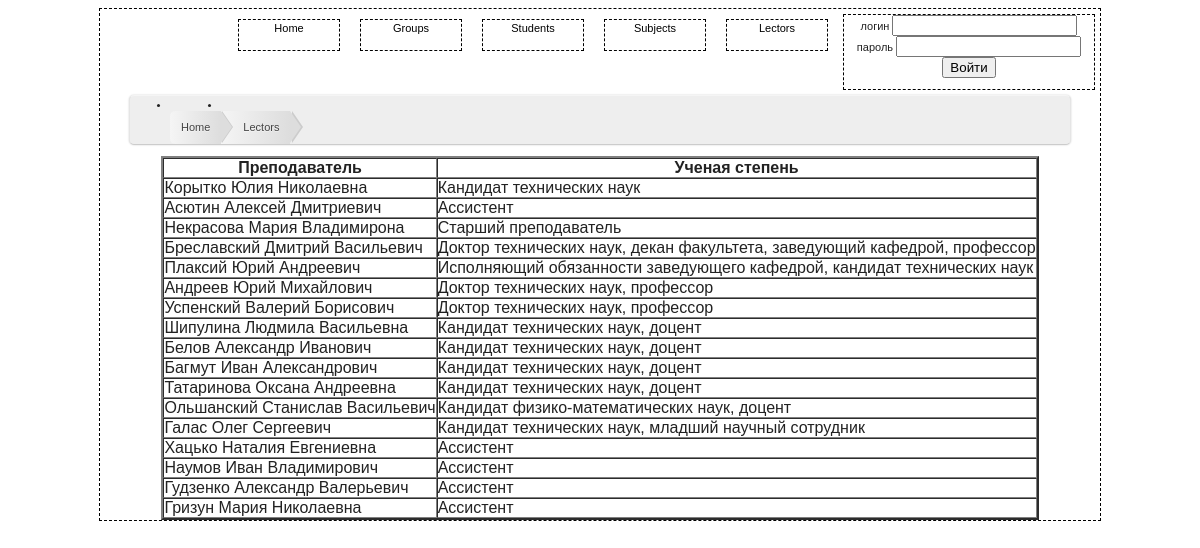
Page /list.php?info=lectors on the earlier database version.
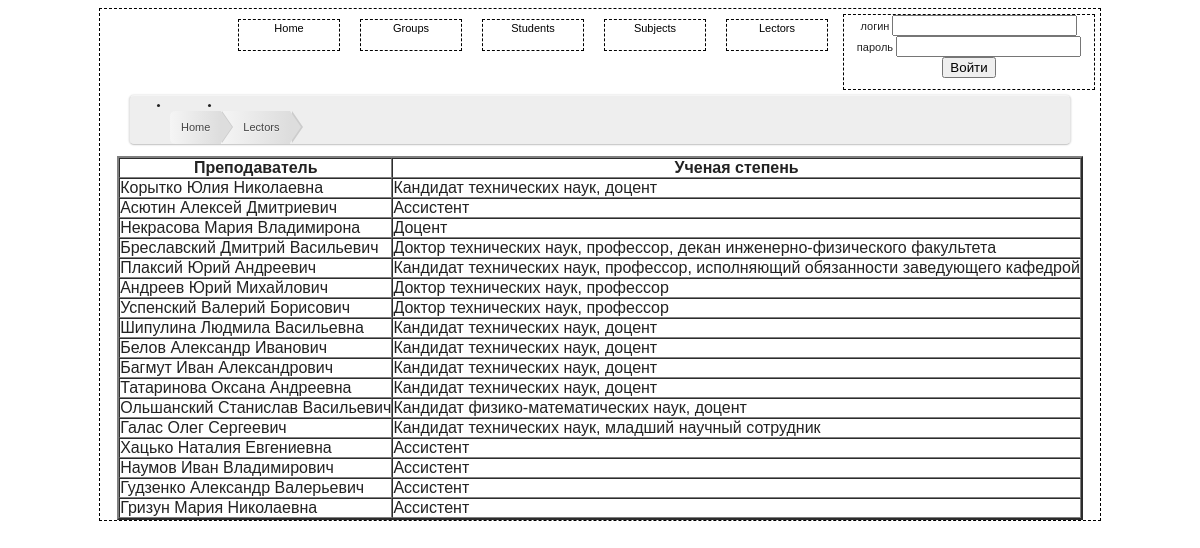
Same page on the later database version.
### tables this page shows
CREATE TABLE IF NOT EXISTS `lectors` (
  `lector_id` int(10) NOT NULL AUTO_INCREMENT,
  `lector_name` text,
  `lector_position` text,
  `lector_email` text,
  `lector_login` tinytext,
  `lector_password` tinytext,
  `role` int(11) DEFAULT NULL,
  PRIMARY KEY (`lector_id`)
);

### lectors.php (the view, shortened to what this page needs)
<?php
       	echo "<ul id=\"breadcrumbs\">
                <li><a href=\"index.php\">Home</a></li>
                <li><a href=\"list.php?info=lectors\">Lectors</a></li>
              </ul>";
		$sort="";
		$query="Select * from lectors".$sort;
		$result=mysql_query($query);
		$query1="(SELECT l.role FROM lectors l WHERE lector_login='".$_SESSION['login']."') UNION
			 (SELECT s.role FROM students s WHERE student_email='".$_SESSION['login']."' OR parent_email='".$_SESSION['login']."')";
		$acess_result=mysql_query($query1);
		$acess= mysql_fetch_array($acess_result);
		$role=$acess['role'];
		if (!empty($_SESSION['login']) && $role== 2){
			echo"<table border=2 cellpadding=0 cellspacing=0 >";
			echo"<TR><TH> <a href=\"list.php?info=lectors&sort=ASC\"> &uarr; </a> </TH><TH>Преподаватель</TH><TH><a href=\"list.php?info=lectors&sort=DESC\">&darr; </a></TH><TH>Ученая степень</TH></TR>";
			while($row=mysql_fetch_array($result)){
				if ($_SESSION['login']==$row['lector_login']){
				echo"<tr><td colspan=\"3\"><a href=\"lectors_details.php?lectorId=".$row['lector_id']."\" style=\"color: red\">".$row['lector_name']."</td><td>".$row['lector_position']."</td>
					</tr>";
			}
			else {
				echo"<tr><td colspan=\"3\">".$row['lector_name']."</td><td>".$row['lector_position']."</td>
					</tr>";
			}
			}
			echo"</table>";
		} else {
			echo"<table border=2 cellpadding=0 cellspacing=0 >";
			echo"<TR><TH>Преподаватель</TH><TH>Ученая степень</TH></TR>";
			while($row=mysql_fetch_array($result)){
				echo"<tr><td>".$row['lector_name']."</td><td>".$row['lector_position']."</td>
					</tr>";
			}
			echo"</table>";
		}

### list.php (shortened to what this page needs)
<?php
$tmp=$_GET['info'];
?>
<html>
<head>
  <link rel="stylesheet" type="text/css" href="css/index.css"/>
</head>
<body>
<center>
<div class="all">
<div class ="auth">
		<?
		if (!empty($_SESSION['id']))
		{
				echo '<div>';
				echo '<label>логин </label>';
			print_r ($_SESSION['login']);
			echo '</div>';
			echo '<a href="registration/logout.php">Завершить сеанс</a>';
		}
		else
		{
		echo '<form action="registration/form_auth.php" METHOD="POST">
			<div>
				<label>логин</label>
				<input name="login" type="text" />
			</div>
			<div>
				<label>пароль</label>
				<input name="password" type="password" />
			</div>
			<div>
				<input value="Войти" type="submit" />
				</div>
		</form>' ;
		}
		?>
</div>
<div class="links">
<a href="list.php?info=lectors">Lectors</a>
</div>
<div class="links">
<a href="list.php?info=subjects">Subjects</a>
</div>
<div class="links">
<a href="list.php?info=students">Students</a>
</div>
<div class="links">
<a href="list.php?info=groups">Groups</a>
</div>
<div class="links">
<a href="index.php">Home</a>
</div>
		<div>
		<?php
		if($tmp=='lectors')
		{
			include('lectors.php');
		}
		?>
		</div>
</center>
</body>
</html>
</html>

### css/index.css (style rules this page uses)
.all { width: 1000px; border: 1px dashed black; }
.links { border: 1px dashed black; width: 100px; height: 30px; margin:10px; float:right; }
.links a { margin-top:15px; text-decoration: none; color: #000; }
.auth { margin: 5px; border: 1px dashed black; width: 250px; float:right; }
a { margin-top:15px; text-decoration: none; color: #000; }
#breadcrumbs { background: #eee; border-width: 1px; border-style: solid; border-color: #f5f5f5 #e5e5e5 #ccc; border-radius: 5px; box-shadow: 0 0 2px rgba(0,0,0,.2); overflow: hidden; width: 90%; }
#breadcrumbs li { float: left; }
#breadcrumbs a { padding: .7em 1em .7em 2em; float: left; text-decoration: none; color: #444; position: relative; text-shadow: 0 1px 0 rgba(255,255,255,.5); background-color: #ddd; background-image: linear-gradient(to right, #f5f5f5, #ddd); }
#breadcrumbs li:first-child a { padding-left: 1em; border-radius: 5px 0 0 5px; }
#breadcrumbs a::after, #breadcrumbs a::before { content: ""; position: absolute; top: 50%; margin-top: -1.5em; border-top: 1.5em solid transparent; border-bottom: 1.5em solid transparent; border-left: 1em solid; right: -1em; }
#breadcrumbs a::after { z-index: 2; border-left-color: #ddd; }
#breadcrumbs a::before { border-left-color: #ccc; right: -1.1em; z-index: 1; }

### list.php (style rules this page uses)
body { font: 11px Tahoma, "Trebuchet MS", Tahoma, sans-serif; line-height: 1.6em; color: #222; }

Differences in the rows shown:
changed lectors "Корытко Юлия Николаевна": lector_position "Кандидат технических наук" → "Кандидат технических наук, доцент"
changed lectors "Некрасова Мария Владимирона": lector_position "Старший преподаватель" → "Доцент"
changed lectors "Бреславский Дмитрий Васильевич": lector_position "Доктор технических наук, декан факультета, заведующий кафедрой, профессор" → "Доктор технических наук, профессор, декан инженерно-физического факультета"
changed lectors "Плаксий Юрий Андреевич": lector_position "Исполняющий обязанности заведующего кафедрой, кандидат технических наук" → "Кандидат технических наук, профессор, исполняющий обязанности заведующего кафедрой"
